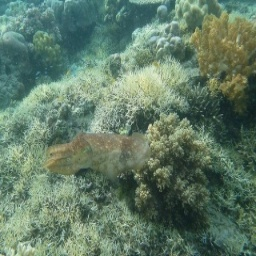
#> input picture test_samples/GTr/test_p105_.jpg, 256 x 256 px
$ python -i app.py   (imports and definitions only)   (older library calls are emulated)
#> lines starting #> are read from the running program, lines starting #| are printed output that depends on the picture
#> further down, picture is the input picture: shape (256, 256, 3); mean B, G, R 102.9, 122.9, 97.2
### enhancer.py
# enhancer.py
import cv2
import requests

class UnderwaterEnhancer:
    def __init__(self):
        self.api_key = 'quickstart-QUdJIGlzIGNvbWluZy4uLi4K'

    # [30 lines left out: function enhance_image, not called in this run]


### app.py
from flask import Flask, render_template, request
import os
import cv2
import numpy as np
import math
import time
from enhancer import UnderwaterEnhancer

# [1 line not run here, left out]
# [1 line that did not run here, left out]
# [1 line that did not run here, left out]
# [1 line that did not run here, left out]
# [1 line that did not run here, left out]

# Allowed file extensions
ALLOWED_EXTENSIONS = {'png', 'jpg', 'jpeg', 'bmp'}

class MetricCalculator:
    def __init__(self):
        pass

    # [35 lines left out: functions calculate_psnr, calculate_ssim, not called in this run]

    def calculate_uiqm(self, img):
        """Calculate UIQM score for an image"""
        try:
            if len(img.shape) == 2:  # if grayscale
                img = cv2.cvtColor(img, cv2.COLOR_GRAY2BGR)

            lab = cv2.cvtColor(img, cv2.COLOR_BGR2LAB)
#> lab: shape (256, 256, 3); mean of channels 0, 1, 2 124, 114.8, 135.9
            l, a, b = cv2.split(lab)
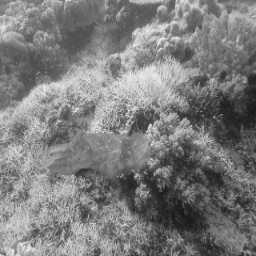
#> l: shape (256, 256); min 23, max 244, mean 124
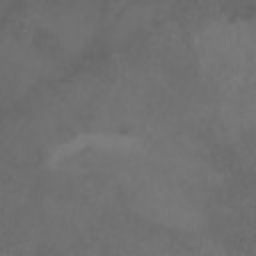
#> a: shape (256, 256); min 103, max 129, mean 114.8
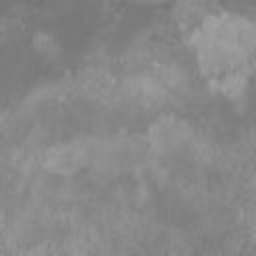
#> b: shape (256, 256); min 116, max 160, mean 135.9

            # UICM (Colorfulness)
            rg = np.abs(a - b)
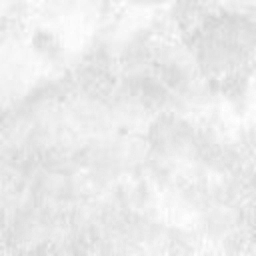
#> rg: shape (256, 256); min 212, max 255, mean 234.9
            yb = np.abs(0.5*(a + b) - l)
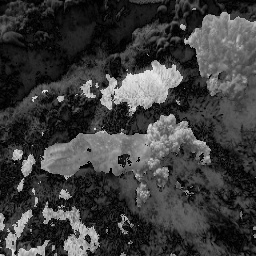
#> yb: shape (256, 256) float64; min 0, max 236, mean 61.1
            uicm = np.mean(rg) * np.mean(yb)
#> uicm = 14362.6

            # UISM (Sharpness)
            gray = cv2.cvtColor(img, cv2.COLOR_BGR2GRAY)
            uism = cv2.Laplacian(gray, cv2.CV_64F).var()
#> uism = 1876.4

            # UIConM (Contrast)
            uiconm = np.std(l) / np.mean(l)
#> uiconm = 0.353

            return 0.0282 * uicm + 0.2953 * uism + 0.4575 * uiconm
        except Exception as e:
            print(f"UIQM calculation error: {e}")
            return 0.0

def allowed_file(filename):
    return '.' in filename and \
           filename.rsplit('.', 1)[1].lower() in ALLOWED_EXTENSIONS

# Initialize components
try:
    enhancer = UnderwaterEnhancer()
    metric_calc = MetricCalculator()
except Exception as e:
    print(f"Initialization error: {e}")
    enhancer = None

# [92 lines that did not run here, left out]

# [10 lines not run here, left out]

>>> import cv2
>>> picture = cv2.imread('test_samples/GTr/test_p105_.jpg')
>>> result = MetricCalculator().calculate_uiqm(picture)
#> result = 959.3

$ run again, on test_samples/GTr/test_p109_.jpg
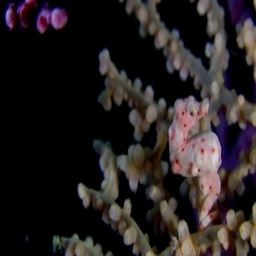
#> input picture test_samples/GTr/test_p109_.jpg, 256 x 256 px
#> picture is the input picture: shape (256, 256, 3); mean B, G, R 33.1, 32.6, 38.2
#> lab: shape (256, 256, 3); mean of channels 0, 1, 2 36.1, 130.6, 128.7
#> in calculate_uiqm, `l, a, b = cv2.split(lab)`:
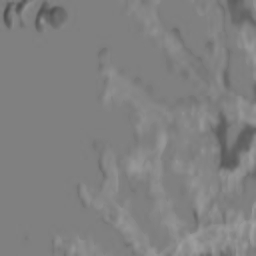
#> b: shape (256, 256); min 78, max 161, mean 128.7
#> in calculate_uiqm, `yb = np.abs(0.5*(a + b) - l)`:
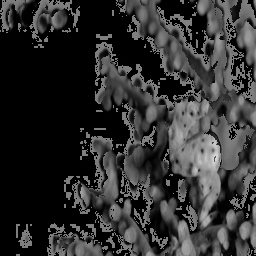
#> yb: shape (256, 256) float64; min 0, max 217, mean 48.1
#> uicm = 3231.5
#> uism = 174.9
#> uiconm = 1.38
#> result = 143.4

$ run again, on test_samples/GTr/test_p117_.jpg
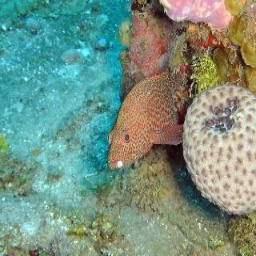
#> input picture test_samples/GTr/test_p117_.jpg, 256 x 256 px
#> picture is the input picture: shape (256, 256, 3); mean B, G, R 129.3, 145.8, 118.4
#> lab: shape (256, 256, 3); mean of channels 0, 1, 2 149.2, 118.2, 134.9
#> in calculate_uiqm, `yb = np.abs(0.5*(a + b) - l)`:
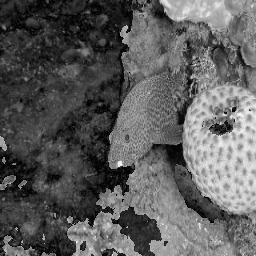
#> yb: shape (256, 256) float64; min 0, max 250, mean 92.9
#> uicm = 20427.3
#> in calculate_uiqm, `gray = cv2.cvtColor(img, cv2.COLOR_BGR2GRAY)`:
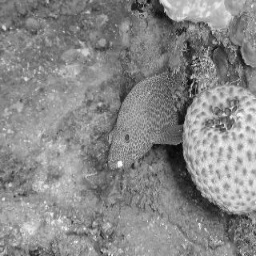
#> gray: shape (256, 256); min 5, max 252, mean 135.8
#> uism = 1613.2
#> uiconm = 0.258
#> result = 1052.5
